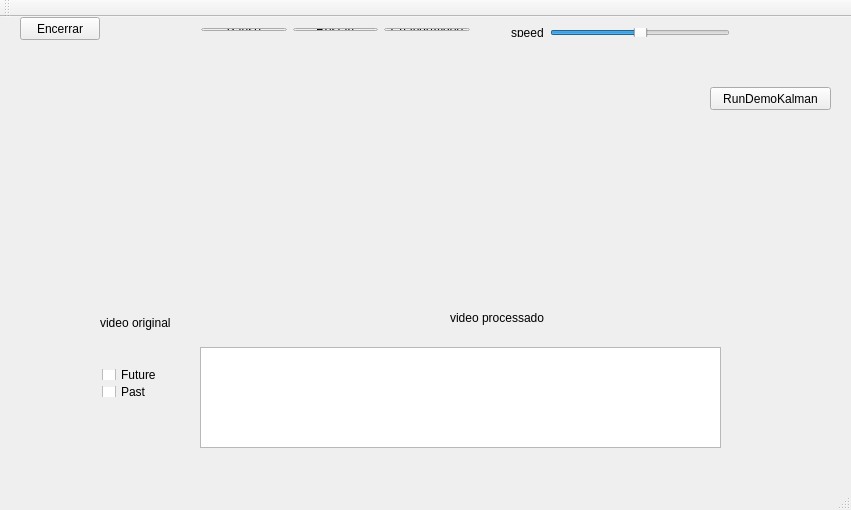
<?xml version="1.0" encoding="UTF-8"?>
<ui version="4.0">
 <class>ProjetoFinal</class>
 <widget class="QMainWindow" name="ProjetoFinal">
  <property name="geometry">
   <rect>
    <x>0</x>
    <y>0</y>
    <width>851</width>
    <height>510</height>
   </rect>
  </property>
  <property name="windowTitle">
   <string>ProjetoFinal</string>
  </property>
  <widget class="QWidget" name="centralWidget">
   <widget class="QPlainTextEdit" name="logText">
    <property name="geometry">
     <rect>
      <x>200</x>
      <y>330</y>
      <width>521</width>
      <height>101</height>
     </rect>
    </property>
   </widget>
   <widget class="QLabel" name="label">
    <property name="geometry">
     <rect>
      <x>100</x>
      <y>290</y>
      <width>101</width>
      <height>31</height>
     </rect>
    </property>
    <property name="text">
     <string>video original</string>
    </property>
   </widget>
   <widget class="QLabel" name="label_2">
    <property name="geometry">
     <rect>
      <x>450</x>
      <y>290</y>
      <width>121</width>
      <height>21</height>
     </rect>
    </property>
    <property name="text">
     <string>video processado</string>
    </property>
   </widget>
   <widget class="QWidget" name="layoutWidget">
    <property name="geometry">
     <rect>
      <x>110</x>
      <y>60</y>
      <width>168</width>
      <height>25</height>
     </rect>
    </property>
    <layout class="QHBoxLayout" name="horizontalLayout_2"/>
   </widget>
   <widget class="QLabel" name="outputImg">
    <property name="geometry">
     <rect>
      <x>360</x>
      <y>40</y>
      <width>320</width>
      <height>240</height>
     </rect>
    </property>
    <property name="autoFillBackground">
     <bool>true</bool>
    </property>
    <property name="text">
     <string/>
    </property>
   </widget>
   <widget class="QLabel" name="inputImg">
    <property name="geometry">
     <rect>
      <x>9</x>
      <y>39</y>
      <width>320</width>
      <height>240</height>
     </rect>
    </property>
    <property name="autoFillBackground">
     <bool>true</bool>
    </property>
    <property name="text">
     <string/>
    </property>
   </widget>
   <widget class="QWidget" name="layoutWidget">
    <property name="geometry">
     <rect>
      <x>91</x>
      <y>341</y>
      <width>81</width>
      <height>50</height>
     </rect>
    </property>
    <layout class="QVBoxLayout" name="verticalLayout">
     <item>
      <widget class="QCheckBox" name="futureButtom">
       <property name="text">
        <string>Future</string>
       </property>
      </widget>
     </item>
     <item>
      <widget class="QCheckBox" name="pastButtom">
       <property name="text">
        <string>Past</string>
       </property>
       <property name="checked">
        <bool>false</bool>
       </property>
      </widget>
     </item>
    </layout>
   </widget>
   <widget class="QWidget" name="layoutWidget">
    <property name="geometry">
     <rect>
      <x>500</x>
      <y>0</y>
      <width>241</width>
      <height>31</height>
     </rect>
    </property>
    <layout class="QHBoxLayout" name="horizontalLayout">
     <item>
      <widget class="QLabel" name="label_3">
       <property name="text">
        <string>speed</string>
       </property>
      </widget>
     </item>
     <item>
      <widget class="QSlider" name="speedSlider">
       <property name="maximum">
        <number>100</number>
       </property>
       <property name="value">
        <number>50</number>
       </property>
       <property name="orientation">
        <enum>Qt::Horizontal</enum>
       </property>
      </widget>
     </item>
    </layout>
   </widget>
   <widget class="QWidget" name="layoutWidget">
    <property name="geometry">
     <rect>
      <x>190</x>
      <y>0</y>
      <width>291</width>
      <height>25</height>
     </rect>
    </property>
    <layout class="QHBoxLayout" name="horizontalLayout_3">
     <item>
      <widget class="QPushButton" name="pauseButtom">
       <property name="text">
        <string>Pause</string>
       </property>
      </widget>
     </item>
     <item>
      <widget class="QPushButton" name="restartButtom">
       <property name="text">
        <string>Restart</string>
       </property>
      </widget>
     </item>
     <item>
      <widget class="QPushButton" name="pushButton">
       <property name="text">
        <string>ChangeVideo</string>
       </property>
      </widget>
     </item>
    </layout>
   </widget>
   <widget class="QPushButton" name="pushButton_2">
    <property name="geometry">
     <rect>
      <x>20</x>
      <y>0</y>
      <width>80</width>
      <height>23</height>
     </rect>
    </property>
    <property name="text">
     <string>Encerrar</string>
    </property>
   </widget>
   <widget class="QPushButton" name="runDemoKalman">
    <property name="geometry">
     <rect>
      <x>710</x>
      <y>70</y>
      <width>121</width>
      <height>23</height>
     </rect>
    </property>
    <property name="text">
     <string>RunDemoKalman</string>
    </property>
   </widget>
   <zorder>outputImg</zorder>
   <zorder>inputImg</zorder>
   <zorder>layoutWidget</zorder>
   <zorder>layoutWidget</zorder>
   <zorder>layoutWidget</zorder>
   <zorder>layoutWidget</zorder>
   <zorder>logText</zorder>
   <zorder>label</zorder>
   <zorder>label_2</zorder>
   <zorder>pushButton_2</zorder>
   <zorder>runDemoKalman</zorder>
  </widget>
  <widget class="QMenuBar" name="menuBar">
   <property name="geometry">
    <rect>
     <x>0</x>
     <y>0</y>
     <width>851</width>
     <height>20</height>
    </rect>
   </property>
  </widget>
  <widget class="QToolBar" name="mainToolBar">
   <attribute name="toolBarArea">
    <enum>TopToolBarArea</enum>
   </attribute>
   <attribute name="toolBarBreak">
    <bool>false</bool>
   </attribute>
  </widget>
  <widget class="QStatusBar" name="statusBar"/>
 </widget>
 <layoutdefault spacing="6" margin="11"/>
 <resources/>
 <connections/>
</ui>
